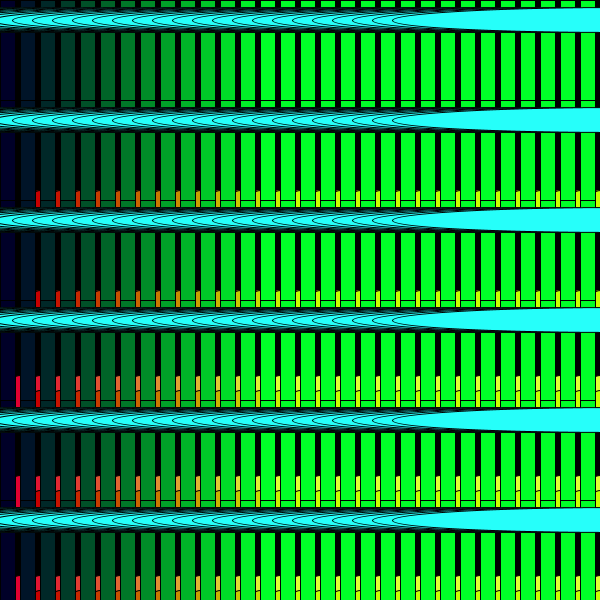
Frame 1 (no input)
Frame 60 (the mouse pressed at the canvas centre just before this capture): identical to frame 1, image omitted
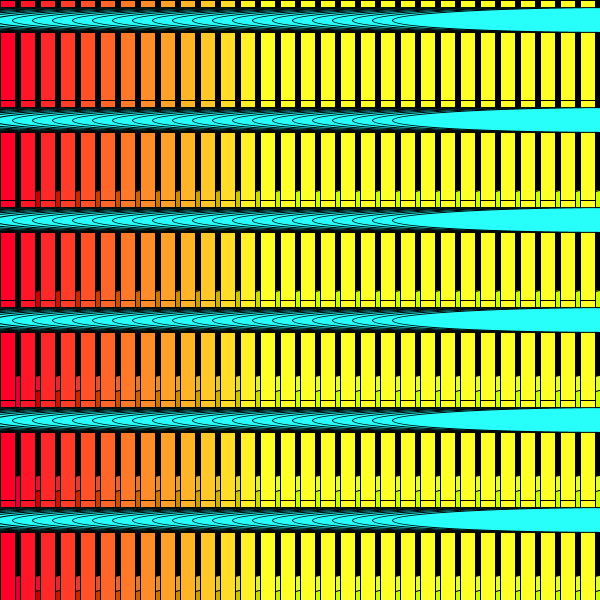
Frame 120 (the mouse held since frame 60 and released just before this capture)

The Processing sketch that drew these frames (run headless with seeded random() and noise(); from frame 60 on, the mouse is pressed at the canvas centre):

// Processing sketch: processing_5957
// ── processing_5957.pde

int x;
int y;

void setup(){
  size(600,600);
}

void draw(){
  background(0);
  
  
  y = 0;
while(y < 600){ 
 x = 0; 
while (x < 600){
 fill(mouseX ,x,40);
  rect(x,y,15,225);
  fill(38,300,250);
  ellipse(x+40,y+20,455,25);
  fill(225,x,50);
  ellipse(x+20,y+400,35,49);
  fill(200,x,0);
  ellipse(x+40,y+200,20,20);
  
  
  x = x + 20;
}
y = y + 100;
}
}
